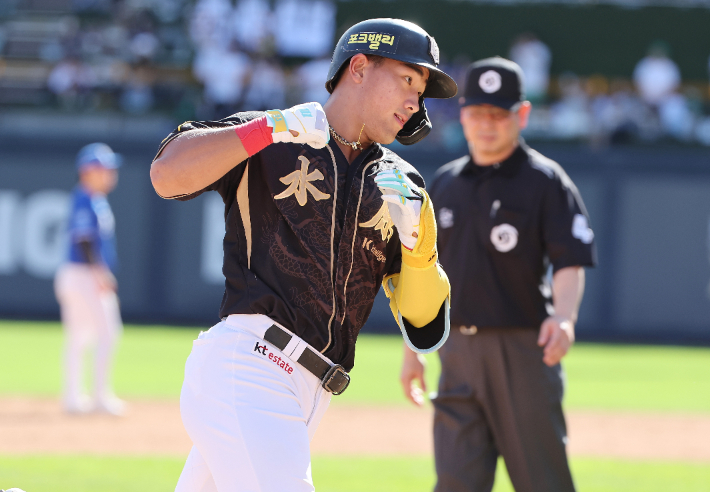
#> input picture opencv/중간고사/5 에지 알고리즘/baseball.jpg, 710 x 492 px
$ python 5-1.py
#> lines starting #> are read from the running program, lines starting #| are printed output that depends on the picture
# Scharr 알고리즘과 Canny 알고리즘
import cv2 as cv
import os
import sys

# 파일 경로 설정
script_dir = os.path.dirname(os.path.abspath(__file__))
img_path = os.path.join(script_dir, 'baseball.jpg')
img = cv.imread(img_path)
#> img is the input picture: shape (492, 710, 3); mean B, G, R 122.7, 124.8, 124.2

if img is None:
    sys.exit('이미지를 불러올 수 없습니다.')

# 그레이 스케일 변환
gray = cv.cvtColor(img, cv.COLOR_BGR2GRAY)
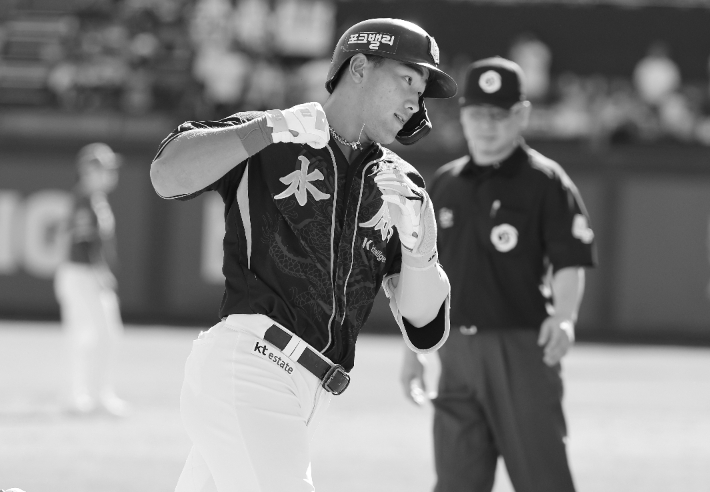
#> gray: shape (492, 710); min 8, max 255, mean 124.4

# --- 1. Scharr 알고리즘 ---
# x축 방향(가로선)과 y축 방향(세로선)의 미분을 따로따로 구한 뒤 합쳐서 더 정교한 에지를 얻어냅니다.

# 1단계: x방향 미분 (수직선 에지를 잘 찾음) -> 인자: (이미지, 8비트타입, x방향 1, y방향 0)
scharrx = cv.Scharr(gray, cv.CV_8U, 1, 0)
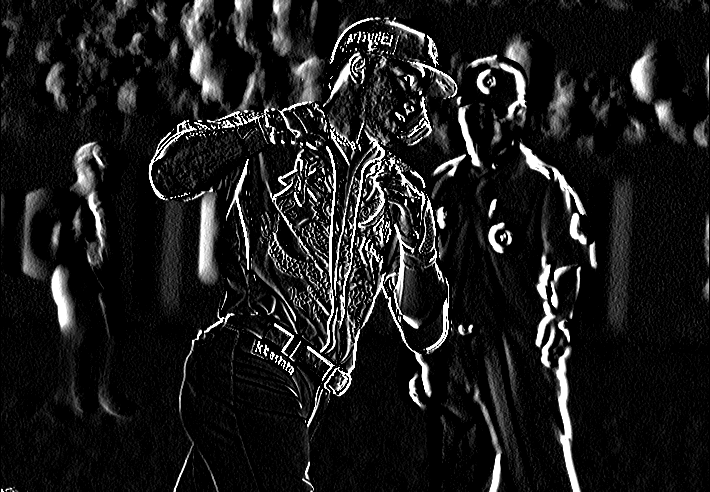
#> scharrx: shape (492, 710); min 0, max 255, mean 27.9

# 2단계: y방향 미분 (수평선 에지를 잘 찾음) -> 인자: (이미지, 8비트타입, x방향 0, y방향 1)
scarry = cv.Scharr(gray, cv.CV_8U, 0, 1)
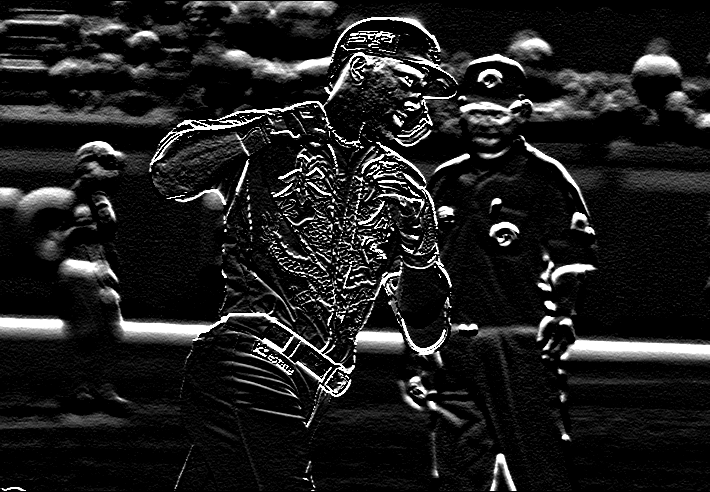
#> scarry: shape (492, 710); min 0, max 255, mean 30.6

# 3단계: 가로 방향과 세로 방향 에지를 50% 대 50% 비율로 예쁘게 합치기
scharr = cv.addWeighted(scharrx, 0.5, scarry, 0.5, 0)
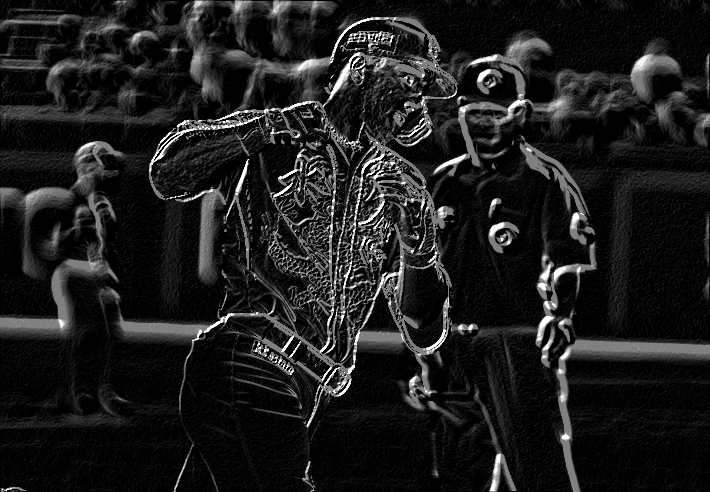
#> scharr: shape (492, 710); min 0, max 255, mean 29.3


# --- 2. Canny 알고리즘 ---
# 노이즈 제거 -> 미분 -> 얇은 선만 남기기 -> 선 연결하기 등 여러 단계를 거쳐서 아주 깔끔한 '1픽셀 두께'의 선명한 에지를 찾아냅니다.

# 인자: (이미지, 하위 임계값 100, 상위 임계값 200)
# 픽셀 변화량이 200 이상이면 무조건 에지로 판별, 100~200 사이면 확실한 에지랑 연결되어 있을 때만 에지로 판별합니다.
canny = cv.Canny(gray, 100, 200)
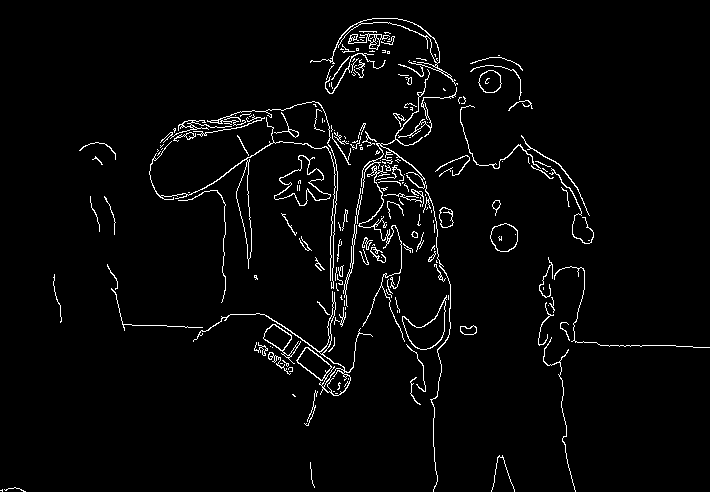
#> canny: shape (492, 710); 3% white in thin lines or dots

cv.imshow('Original', img)
cv.imshow('Scharr', scharr)
cv.imshow('Canny', canny)

cv.waitKey(0)
cv.destroyAllWindows()
